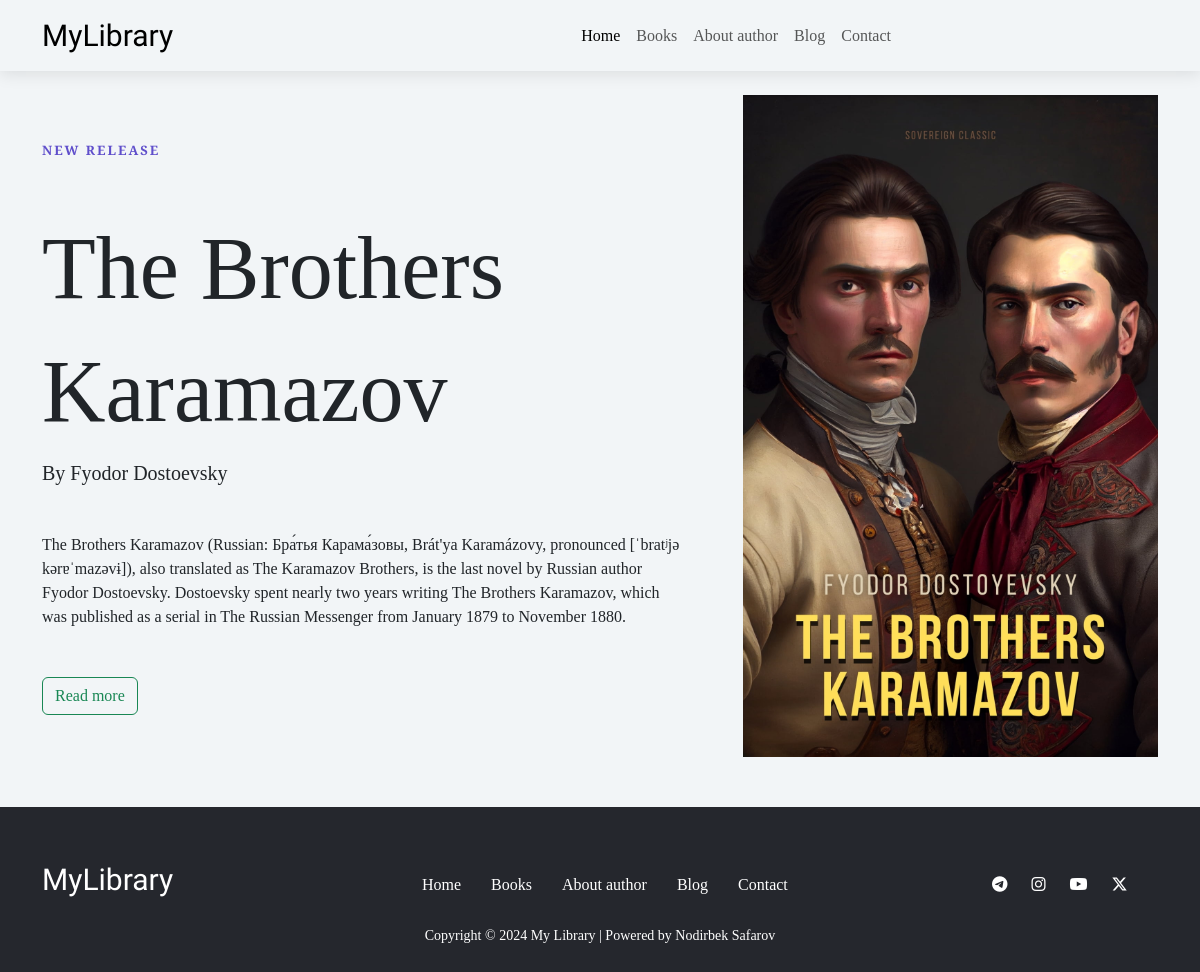
The page / on the database its author committed.
### books/models.py (models this page shows, shortened)
class Book(models.Model):
    title = models.CharField(max_length=500)
    author = models.CharField(max_length=200)
    img = models.ImageField(upload_to='images')
    description = models.TextField()
    about = fields.RichTextField()
    uzbek_literature = models.BooleanField(default=True)
    start_date = models.DateField()
    finish_date = models.DateField(blank=True, null=True)
    slug = models.SlugField(default="")

### books/views.py (the view)
# urls.py: path('', home_page, name='home'),
def home_page(request):
    latest_book = Book.objects.last()
    return render(request, 'books/home.html', {
        'book':latest_book
    })

### books/templates/books/home.html (shortened to what this page needs)
{% extends 'books/parts/base.html' %}
    {% block content %}
        <section class="main">
            <div class="container">
                <div class="row mt-4">
                    <div class="col-7 pt-5">
                        <h6 class="text-uppercase main__subtitle fw-bold">New Release</h6>
                        <h1 class="book_title mt-5">{{book.title}}</h1>
                        <h5>By {{book.author}}</h5>
                        <p class="my-5">{{book.description}}</p>
                        <a href="{% url 'book-detail' book.slug %}" class="btn btn-outline-success">Read more</a>
                    </div>
                    <div class="col-5 ps-5">
                        <img src="{{book.img.url}}" alt="Image of Book" class="img-fluid">
                    </div>
                </div>
            </div>
        </section>
    {% endblock %}

### books/static/books/css/style.css (style rules this page uses)
body { background-color: #F2F5F7; font-family: "EB Garamond", serif; font-weight: 500; font-style: normal; }
.book_title { line-height: 123px; font-size: 88px; }
.main__subtitle { font-size: 13px; letter-spacing: 2px; color: rgb(95, 78, 203); }

### rows shown on the page
Book: title "The Brothers Karamazov", author "Fyodor Dostoevsky", description "The Brothers Karamazov (Russian: Бра́тья Карама́зовы, Brát'ya Karamázovy, pronounced [ˈbratʲjə kərɐˈmazəvɨ]), also translated as The Karamazov Brothers, is the last novel by Russian author Fyodor Dostoevsky. Dostoevsky spent nearly two years writing The Brothers Karamazov, which was published as a serial in The Russian Messenger from January 1879 to November 1880.", img (picture)
